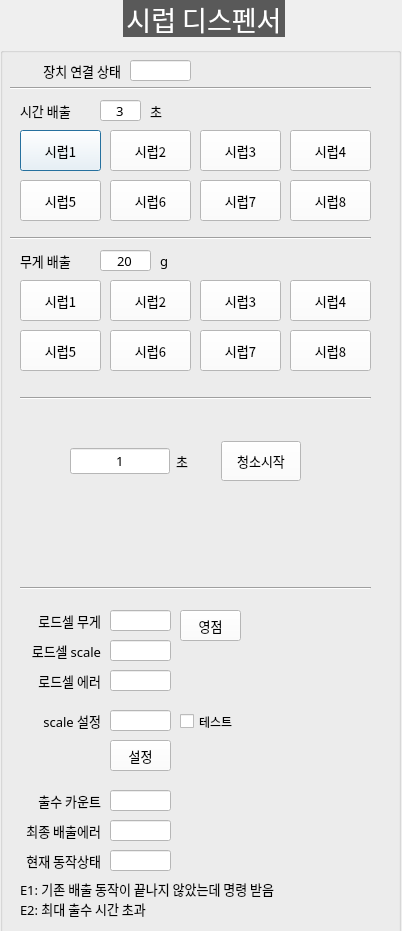
<?xml version="1.0" encoding="UTF-8"?>
<ui version="4.0">
 <class>DialogSyrup</class>
 <widget class="QDialog" name="DialogSyrup">
  <property name="geometry">
   <rect>
    <x>0</x>
    <y>0</y>
    <width>402</width>
    <height>931</height>
   </rect>
  </property>
  <property name="windowTitle">
   <string>Dialog</string>
  </property>
  <widget class="QGroupBox" name="GB_SYRUP">
   <property name="geometry">
    <rect>
     <x>0</x>
     <y>0</y>
     <width>401</width>
     <height>971</height>
    </rect>
   </property>
   <property name="font">
    <font>
     <family>함초롬돋움</family>
     <pointsize>20</pointsize>
     <weight>50</weight>
     <italic>false</italic>
     <bold>false</bold>
    </font>
   </property>
   <property name="styleSheet">
    <string notr="true">QGroupBox  {
    margin-top: 10px;
	font: 20pt &quot;함초롬돋움&quot;;
}

QGroupBox::title  {
    subcontrol-origin: margin;
    subcontrol-position: top center;
    padding: 10px 8000px 10px 8000px;
    background-color: #595959;
    color: rgb(255, 255, 255);
}
QLabel {
	font: 10pt &quot;함초롬돋움&quot;;
}
QComboBox{
	font: 10pt &quot;함초롬돋움&quot;;
	background-color: #ffffff
}
QPushButton{
	font: 10pt &quot;함초롬돋움&quot;;
	background-color: #ffffff
}
QLineEdit{
	font: 10pt &quot;함초롬돋움&quot;;
	background-color: #ffffff
}



</string>
   </property>
   <property name="title">
    <string>시럽 디스펜서</string>
   </property>
   <widget class="QLineEdit" name="LE_SYRUP_CONNECTION">
    <property name="geometry">
     <rect>
      <x>130</x>
      <y>60</y>
      <width>61</width>
      <height>21</height>
     </rect>
    </property>
    <property name="font">
     <font>
      <family>함초롬돋움</family>
      <pointsize>10</pointsize>
      <weight>50</weight>
      <italic>false</italic>
      <bold>false</bold>
     </font>
    </property>
    <property name="readOnly">
     <bool>true</bool>
    </property>
   </widget>
   <widget class="QLabel" name="label_110">
    <property name="geometry">
     <rect>
      <x>20</x>
      <y>60</y>
      <width>101</width>
      <height>21</height>
     </rect>
    </property>
    <property name="font">
     <font>
      <family>함초롬돋움</family>
      <pointsize>10</pointsize>
      <weight>50</weight>
      <italic>false</italic>
      <bold>false</bold>
     </font>
    </property>
    <property name="text">
     <string>장치 연결 상태</string>
    </property>
    <property name="alignment">
     <set>Qt::AlignRight|Qt::AlignTrailing|Qt::AlignVCenter</set>
    </property>
   </widget>
   <widget class="Line" name="line_37">
    <property name="geometry">
     <rect>
      <x>10</x>
      <y>80</y>
      <width>361</width>
      <height>16</height>
     </rect>
    </property>
    <property name="font">
     <font>
      <pointsize>11</pointsize>
     </font>
    </property>
    <property name="orientation">
     <enum>Qt::Horizontal</enum>
    </property>
   </widget>
   <widget class="QPushButton" name="BTN_DISPENSE_SYRUP_BY_TIME_1">
    <property name="geometry">
     <rect>
      <x>20</x>
      <y>130</y>
      <width>81</width>
      <height>41</height>
     </rect>
    </property>
    <property name="font">
     <font>
      <family>함초롬돋움</family>
      <pointsize>10</pointsize>
      <weight>50</weight>
      <italic>false</italic>
      <bold>false</bold>
     </font>
    </property>
    <property name="text">
     <string>시럽1</string>
    </property>
   </widget>
   <widget class="Line" name="line_38">
    <property name="geometry">
     <rect>
      <x>10</x>
      <y>230</y>
      <width>361</width>
      <height>16</height>
     </rect>
    </property>
    <property name="font">
     <font>
      <pointsize>11</pointsize>
     </font>
    </property>
    <property name="orientation">
     <enum>Qt::Horizontal</enum>
    </property>
   </widget>
   <widget class="QLineEdit" name="LE_SYRUP_DISPENSE_COUNT">
    <property name="geometry">
     <rect>
      <x>110</x>
      <y>790</y>
      <width>61</width>
      <height>21</height>
     </rect>
    </property>
    <property name="font">
     <font>
      <family>함초롬돋움</family>
      <pointsize>10</pointsize>
      <weight>50</weight>
      <italic>false</italic>
      <bold>false</bold>
     </font>
    </property>
    <property name="readOnly">
     <bool>true</bool>
    </property>
   </widget>
   <widget class="QLabel" name="label_112">
    <property name="geometry">
     <rect>
      <x>30</x>
      <y>790</y>
      <width>71</width>
      <height>21</height>
     </rect>
    </property>
    <property name="font">
     <font>
      <family>함초롬돋움</family>
      <pointsize>10</pointsize>
      <weight>50</weight>
      <italic>false</italic>
      <bold>false</bold>
     </font>
    </property>
    <property name="text">
     <string>출수 카운트</string>
    </property>
    <property name="alignment">
     <set>Qt::AlignRight|Qt::AlignTrailing|Qt::AlignVCenter</set>
    </property>
   </widget>
   <widget class="QLineEdit" name="LE_LAST_DISPENSE_ERROR">
    <property name="geometry">
     <rect>
      <x>110</x>
      <y>820</y>
      <width>61</width>
      <height>21</height>
     </rect>
    </property>
    <property name="font">
     <font>
      <family>함초롬돋움</family>
      <pointsize>10</pointsize>
      <weight>50</weight>
      <italic>false</italic>
      <bold>false</bold>
     </font>
    </property>
    <property name="readOnly">
     <bool>true</bool>
    </property>
   </widget>
   <widget class="QLabel" name="label_113">
    <property name="geometry">
     <rect>
      <x>20</x>
      <y>820</y>
      <width>81</width>
      <height>21</height>
     </rect>
    </property>
    <property name="font">
     <font>
      <family>함초롬돋움</family>
      <pointsize>10</pointsize>
      <weight>50</weight>
      <italic>false</italic>
      <bold>false</bold>
     </font>
    </property>
    <property name="text">
     <string>최종 배출에러</string>
    </property>
    <property name="alignment">
     <set>Qt::AlignRight|Qt::AlignTrailing|Qt::AlignVCenter</set>
    </property>
   </widget>
   <widget class="QLabel" name="label_114">
    <property name="geometry">
     <rect>
      <x>20</x>
      <y>850</y>
      <width>81</width>
      <height>21</height>
     </rect>
    </property>
    <property name="font">
     <font>
      <family>함초롬돋움</family>
      <pointsize>10</pointsize>
      <weight>50</weight>
      <italic>false</italic>
      <bold>false</bold>
     </font>
    </property>
    <property name="text">
     <string>현재 동작상태</string>
    </property>
    <property name="alignment">
     <set>Qt::AlignRight|Qt::AlignTrailing|Qt::AlignVCenter</set>
    </property>
   </widget>
   <widget class="QLineEdit" name="LE_OP_STATE">
    <property name="geometry">
     <rect>
      <x>110</x>
      <y>850</y>
      <width>61</width>
      <height>21</height>
     </rect>
    </property>
    <property name="font">
     <font>
      <family>함초롬돋움</family>
      <pointsize>10</pointsize>
      <weight>50</weight>
      <italic>false</italic>
      <bold>false</bold>
     </font>
    </property>
    <property name="readOnly">
     <bool>true</bool>
    </property>
   </widget>
   <widget class="QLabel" name="label">
    <property name="geometry">
     <rect>
      <x>20</x>
      <y>880</y>
      <width>311</width>
      <height>17</height>
     </rect>
    </property>
    <property name="font">
     <font>
      <family>함초롬돋움</family>
      <pointsize>10</pointsize>
      <weight>50</weight>
      <italic>false</italic>
      <bold>false</bold>
     </font>
    </property>
    <property name="text">
     <string>E1: 기존 배출 동작이 끝나지 않았는데 명령 받음</string>
    </property>
   </widget>
   <widget class="QLabel" name="label_2">
    <property name="geometry">
     <rect>
      <x>20</x>
      <y>900</y>
      <width>311</width>
      <height>17</height>
     </rect>
    </property>
    <property name="font">
     <font>
      <family>함초롬돋움</family>
      <pointsize>10</pointsize>
      <weight>50</weight>
      <italic>false</italic>
      <bold>false</bold>
     </font>
    </property>
    <property name="text">
     <string>E2: 최대 출수 시간 초과</string>
    </property>
   </widget>
   <widget class="QPushButton" name="BTN_DISPENSE_SYRUP_BY_WEIGHT_1">
    <property name="geometry">
     <rect>
      <x>20</x>
      <y>280</y>
      <width>81</width>
      <height>41</height>
     </rect>
    </property>
    <property name="font">
     <font>
      <family>함초롬돋움</family>
      <pointsize>10</pointsize>
      <weight>50</weight>
      <italic>false</italic>
      <bold>false</bold>
     </font>
    </property>
    <property name="text">
     <string>시럽1</string>
    </property>
   </widget>
   <widget class="QLabel" name="label_22">
    <property name="geometry">
     <rect>
      <x>150</x>
      <y>100</y>
      <width>21</width>
      <height>21</height>
     </rect>
    </property>
    <property name="font">
     <font>
      <family>함초롬돋움</family>
      <pointsize>10</pointsize>
      <weight>50</weight>
      <italic>false</italic>
      <bold>false</bold>
     </font>
    </property>
    <property name="text">
     <string>초</string>
    </property>
   </widget>
   <widget class="QLineEdit" name="LE_SYRUP_OUT_TIME">
    <property name="geometry">
     <rect>
      <x>100</x>
      <y>100</y>
      <width>41</width>
      <height>21</height>
     </rect>
    </property>
    <property name="font">
     <font>
      <family>함초롬돋움</family>
      <pointsize>10</pointsize>
      <weight>50</weight>
      <italic>false</italic>
      <bold>false</bold>
     </font>
    </property>
    <property name="text">
     <string>3</string>
    </property>
    <property name="alignment">
     <set>Qt::AlignCenter</set>
    </property>
   </widget>
   <widget class="QLabel" name="label_116">
    <property name="geometry">
     <rect>
      <x>20</x>
      <y>610</y>
      <width>81</width>
      <height>21</height>
     </rect>
    </property>
    <property name="font">
     <font>
      <family>함초롬돋움</family>
      <pointsize>10</pointsize>
      <weight>50</weight>
      <italic>false</italic>
      <bold>false</bold>
     </font>
    </property>
    <property name="text">
     <string>로드셀 무게</string>
    </property>
    <property name="alignment">
     <set>Qt::AlignRight|Qt::AlignTrailing|Qt::AlignVCenter</set>
    </property>
   </widget>
   <widget class="QLabel" name="label_117">
    <property name="geometry">
     <rect>
      <x>20</x>
      <y>640</y>
      <width>81</width>
      <height>21</height>
     </rect>
    </property>
    <property name="font">
     <font>
      <family>함초롬돋움</family>
      <pointsize>10</pointsize>
      <weight>50</weight>
      <italic>false</italic>
      <bold>false</bold>
     </font>
    </property>
    <property name="text">
     <string>로드셀 scale</string>
    </property>
    <property name="alignment">
     <set>Qt::AlignRight|Qt::AlignTrailing|Qt::AlignVCenter</set>
    </property>
   </widget>
   <widget class="QLabel" name="label_118">
    <property name="geometry">
     <rect>
      <x>20</x>
      <y>670</y>
      <width>81</width>
      <height>21</height>
     </rect>
    </property>
    <property name="font">
     <font>
      <family>함초롬돋움</family>
      <pointsize>10</pointsize>
      <weight>50</weight>
      <italic>false</italic>
      <bold>false</bold>
     </font>
    </property>
    <property name="text">
     <string>로드셀 에러</string>
    </property>
    <property name="alignment">
     <set>Qt::AlignRight|Qt::AlignTrailing|Qt::AlignVCenter</set>
    </property>
   </widget>
   <widget class="QLineEdit" name="LE_LOADCELL_WEIGHT">
    <property name="geometry">
     <rect>
      <x>110</x>
      <y>610</y>
      <width>61</width>
      <height>21</height>
     </rect>
    </property>
    <property name="font">
     <font>
      <family>함초롬돋움</family>
      <pointsize>10</pointsize>
      <weight>50</weight>
      <italic>false</italic>
      <bold>false</bold>
     </font>
    </property>
    <property name="readOnly">
     <bool>true</bool>
    </property>
   </widget>
   <widget class="QLineEdit" name="LE_LOADCELL_SCALE">
    <property name="geometry">
     <rect>
      <x>110</x>
      <y>640</y>
      <width>61</width>
      <height>21</height>
     </rect>
    </property>
    <property name="font">
     <font>
      <family>함초롬돋움</family>
      <pointsize>10</pointsize>
      <weight>50</weight>
      <italic>false</italic>
      <bold>false</bold>
     </font>
    </property>
    <property name="readOnly">
     <bool>true</bool>
    </property>
   </widget>
   <widget class="QLineEdit" name="LE_LOADCELL_ERROR">
    <property name="geometry">
     <rect>
      <x>110</x>
      <y>670</y>
      <width>61</width>
      <height>21</height>
     </rect>
    </property>
    <property name="font">
     <font>
      <family>함초롬돋움</family>
      <pointsize>10</pointsize>
      <weight>50</weight>
      <italic>false</italic>
      <bold>false</bold>
     </font>
    </property>
    <property name="readOnly">
     <bool>true</bool>
    </property>
   </widget>
   <widget class="QLabel" name="label_119">
    <property name="geometry">
     <rect>
      <x>20</x>
      <y>710</y>
      <width>81</width>
      <height>21</height>
     </rect>
    </property>
    <property name="font">
     <font>
      <family>함초롬돋움</family>
      <pointsize>10</pointsize>
      <weight>50</weight>
      <italic>false</italic>
      <bold>false</bold>
     </font>
    </property>
    <property name="text">
     <string>scale 설정</string>
    </property>
    <property name="alignment">
     <set>Qt::AlignRight|Qt::AlignTrailing|Qt::AlignVCenter</set>
    </property>
   </widget>
   <widget class="QLineEdit" name="LE_LOADCELL_SET_SCALE">
    <property name="geometry">
     <rect>
      <x>110</x>
      <y>710</y>
      <width>61</width>
      <height>21</height>
     </rect>
    </property>
    <property name="font">
     <font>
      <family>함초롬돋움</family>
      <pointsize>10</pointsize>
      <weight>50</weight>
      <italic>false</italic>
      <bold>false</bold>
     </font>
    </property>
    <property name="readOnly">
     <bool>false</bool>
    </property>
   </widget>
   <widget class="QPushButton" name="BTN_SET_SCALE">
    <property name="geometry">
     <rect>
      <x>110</x>
      <y>740</y>
      <width>61</width>
      <height>31</height>
     </rect>
    </property>
    <property name="font">
     <font>
      <family>함초롬돋움</family>
      <pointsize>10</pointsize>
      <weight>50</weight>
      <italic>false</italic>
      <bold>false</bold>
     </font>
    </property>
    <property name="text">
     <string>설정</string>
    </property>
   </widget>
   <widget class="QPushButton" name="BTN_TARE">
    <property name="geometry">
     <rect>
      <x>180</x>
      <y>610</y>
      <width>61</width>
      <height>31</height>
     </rect>
    </property>
    <property name="font">
     <font>
      <family>함초롬돋움</family>
      <pointsize>10</pointsize>
      <weight>50</weight>
      <italic>false</italic>
      <bold>false</bold>
     </font>
    </property>
    <property name="text">
     <string>영점</string>
    </property>
   </widget>
   <widget class="QLineEdit" name="LE_SYRUP_OUT_WEIGHT">
    <property name="geometry">
     <rect>
      <x>100</x>
      <y>250</y>
      <width>51</width>
      <height>21</height>
     </rect>
    </property>
    <property name="font">
     <font>
      <family>함초롬돋움</family>
      <pointsize>10</pointsize>
      <weight>50</weight>
      <italic>false</italic>
      <bold>false</bold>
     </font>
    </property>
    <property name="text">
     <string>20</string>
    </property>
    <property name="alignment">
     <set>Qt::AlignCenter</set>
    </property>
   </widget>
   <widget class="QLabel" name="label_27">
    <property name="geometry">
     <rect>
      <x>160</x>
      <y>250</y>
      <width>21</width>
      <height>21</height>
     </rect>
    </property>
    <property name="font">
     <font>
      <family>함초롬돋움</family>
      <pointsize>10</pointsize>
      <weight>50</weight>
      <italic>false</italic>
      <bold>false</bold>
     </font>
    </property>
    <property name="text">
     <string>g</string>
    </property>
   </widget>
   <widget class="QPushButton" name="BTN_DISPENSE_SYRUP_BY_TIME_2">
    <property name="geometry">
     <rect>
      <x>110</x>
      <y>130</y>
      <width>81</width>
      <height>41</height>
     </rect>
    </property>
    <property name="font">
     <font>
      <family>함초롬돋움</family>
      <pointsize>10</pointsize>
      <weight>50</weight>
      <italic>false</italic>
      <bold>false</bold>
     </font>
    </property>
    <property name="text">
     <string>시럽2</string>
    </property>
   </widget>
   <widget class="QPushButton" name="BTN_DISPENSE_SYRUP_BY_TIME_3">
    <property name="geometry">
     <rect>
      <x>200</x>
      <y>130</y>
      <width>81</width>
      <height>41</height>
     </rect>
    </property>
    <property name="font">
     <font>
      <family>함초롬돋움</family>
      <pointsize>10</pointsize>
      <weight>50</weight>
      <italic>false</italic>
      <bold>false</bold>
     </font>
    </property>
    <property name="text">
     <string>시럽3</string>
    </property>
   </widget>
   <widget class="QPushButton" name="BTN_DISPENSE_SYRUP_BY_TIME_4">
    <property name="geometry">
     <rect>
      <x>290</x>
      <y>130</y>
      <width>81</width>
      <height>41</height>
     </rect>
    </property>
    <property name="font">
     <font>
      <family>함초롬돋움</family>
      <pointsize>10</pointsize>
      <weight>50</weight>
      <italic>false</italic>
      <bold>false</bold>
     </font>
    </property>
    <property name="text">
     <string>시럽4</string>
    </property>
   </widget>
   <widget class="QPushButton" name="BTN_DISPENSE_SYRUP_BY_TIME_5">
    <property name="enabled">
     <bool>true</bool>
    </property>
    <property name="geometry">
     <rect>
      <x>20</x>
      <y>180</y>
      <width>81</width>
      <height>41</height>
     </rect>
    </property>
    <property name="font">
     <font>
      <family>함초롬돋움</family>
      <pointsize>10</pointsize>
      <weight>50</weight>
      <italic>false</italic>
      <bold>false</bold>
     </font>
    </property>
    <property name="text">
     <string>시럽5</string>
    </property>
   </widget>
   <widget class="QPushButton" name="BTN_DISPENSE_SYRUP_BY_TIME_6">
    <property name="geometry">
     <rect>
      <x>110</x>
      <y>180</y>
      <width>81</width>
      <height>41</height>
     </rect>
    </property>
    <property name="font">
     <font>
      <family>함초롬돋움</family>
      <pointsize>10</pointsize>
      <weight>50</weight>
      <italic>false</italic>
      <bold>false</bold>
     </font>
    </property>
    <property name="text">
     <string>시럽6</string>
    </property>
   </widget>
   <widget class="QPushButton" name="BTN_DISPENSE_SYRUP_BY_TIME_7">
    <property name="enabled">
     <bool>true</bool>
    </property>
    <property name="geometry">
     <rect>
      <x>200</x>
      <y>180</y>
      <width>81</width>
      <height>41</height>
     </rect>
    </property>
    <property name="font">
     <font>
      <family>함초롬돋움</family>
      <pointsize>10</pointsize>
      <weight>50</weight>
      <italic>false</italic>
      <bold>false</bold>
     </font>
    </property>
    <property name="text">
     <string>시럽7</string>
    </property>
   </widget>
   <widget class="QPushButton" name="BTN_DISPENSE_SYRUP_BY_TIME_8">
    <property name="enabled">
     <bool>true</bool>
    </property>
    <property name="geometry">
     <rect>
      <x>290</x>
      <y>180</y>
      <width>81</width>
      <height>41</height>
     </rect>
    </property>
    <property name="font">
     <font>
      <family>함초롬돋움</family>
      <pointsize>10</pointsize>
      <weight>50</weight>
      <italic>false</italic>
      <bold>false</bold>
     </font>
    </property>
    <property name="text">
     <string>시럽8</string>
    </property>
   </widget>
   <widget class="QLabel" name="label_111">
    <property name="geometry">
     <rect>
      <x>20</x>
      <y>100</y>
      <width>81</width>
      <height>21</height>
     </rect>
    </property>
    <property name="font">
     <font>
      <family>함초롬돋움</family>
      <pointsize>10</pointsize>
      <weight>50</weight>
      <italic>false</italic>
      <bold>false</bold>
     </font>
    </property>
    <property name="text">
     <string>시간 배출</string>
    </property>
    <property name="alignment">
     <set>Qt::AlignLeading|Qt::AlignLeft|Qt::AlignVCenter</set>
    </property>
   </widget>
   <widget class="QLabel" name="label_121">
    <property name="geometry">
     <rect>
      <x>20</x>
      <y>250</y>
      <width>81</width>
      <height>21</height>
     </rect>
    </property>
    <property name="font">
     <font>
      <family>함초롬돋움</family>
      <pointsize>10</pointsize>
      <weight>50</weight>
      <italic>false</italic>
      <bold>false</bold>
     </font>
    </property>
    <property name="text">
     <string>무게 배출</string>
    </property>
    <property name="alignment">
     <set>Qt::AlignLeading|Qt::AlignLeft|Qt::AlignVCenter</set>
    </property>
   </widget>
   <widget class="QPushButton" name="BTN_DISPENSE_SYRUP_BY_WEIGHT_2">
    <property name="geometry">
     <rect>
      <x>110</x>
      <y>280</y>
      <width>81</width>
      <height>41</height>
     </rect>
    </property>
    <property name="font">
     <font>
      <family>함초롬돋움</family>
      <pointsize>10</pointsize>
      <weight>50</weight>
      <italic>false</italic>
      <bold>false</bold>
     </font>
    </property>
    <property name="text">
     <string>시럽2</string>
    </property>
   </widget>
   <widget class="QPushButton" name="BTN_DISPENSE_SYRUP_BY_WEIGHT_3">
    <property name="geometry">
     <rect>
      <x>200</x>
      <y>280</y>
      <width>81</width>
      <height>41</height>
     </rect>
    </property>
    <property name="font">
     <font>
      <family>함초롬돋움</family>
      <pointsize>10</pointsize>
      <weight>50</weight>
      <italic>false</italic>
      <bold>false</bold>
     </font>
    </property>
    <property name="text">
     <string>시럽3</string>
    </property>
   </widget>
   <widget class="QPushButton" name="BTN_DISPENSE_SYRUP_BY_WEIGHT_4">
    <property name="geometry">
     <rect>
      <x>290</x>
      <y>280</y>
      <width>81</width>
      <height>41</height>
     </rect>
    </property>
    <property name="font">
     <font>
      <family>함초롬돋움</family>
      <pointsize>10</pointsize>
      <weight>50</weight>
      <italic>false</italic>
      <bold>false</bold>
     </font>
    </property>
    <property name="text">
     <string>시럽4</string>
    </property>
   </widget>
   <widget class="QPushButton" name="BTN_DISPENSE_SYRUP_BY_WEIGHT_5">
    <property name="enabled">
     <bool>true</bool>
    </property>
    <property name="geometry">
     <rect>
      <x>20</x>
      <y>330</y>
      <width>81</width>
      <height>41</height>
     </rect>
    </property>
    <property name="font">
     <font>
      <family>함초롬돋움</family>
      <pointsize>10</pointsize>
      <weight>50</weight>
      <italic>false</italic>
      <bold>false</bold>
     </font>
    </property>
    <property name="text">
     <string>시럽5</string>
    </property>
   </widget>
   <widget class="QPushButton" name="BTN_DISPENSE_SYRUP_BY_WEIGHT_6">
    <property name="geometry">
     <rect>
      <x>110</x>
      <y>330</y>
      <width>81</width>
      <height>41</height>
     </rect>
    </property>
    <property name="font">
     <font>
      <family>함초롬돋움</family>
      <pointsize>10</pointsize>
      <weight>50</weight>
      <italic>false</italic>
      <bold>false</bold>
     </font>
    </property>
    <property name="text">
     <string>시럽6</string>
    </property>
   </widget>
   <widget class="QPushButton" name="BTN_DISPENSE_SYRUP_BY_WEIGHT_7">
    <property name="enabled">
     <bool>true</bool>
    </property>
    <property name="geometry">
     <rect>
      <x>200</x>
      <y>330</y>
      <width>81</width>
      <height>41</height>
     </rect>
    </property>
    <property name="font">
     <font>
      <family>함초롬돋움</family>
      <pointsize>10</pointsize>
      <weight>50</weight>
      <italic>false</italic>
      <bold>false</bold>
     </font>
    </property>
    <property name="text">
     <string>시럽7</string>
    </property>
   </widget>
   <widget class="QPushButton" name="BTN_DISPENSE_SYRUP_BY_WEIGHT_8">
    <property name="enabled">
     <bool>true</bool>
    </property>
    <property name="geometry">
     <rect>
      <x>290</x>
      <y>330</y>
      <width>81</width>
      <height>41</height>
     </rect>
    </property>
    <property name="font">
     <font>
      <family>함초롬돋움</family>
      <pointsize>10</pointsize>
      <weight>50</weight>
      <italic>false</italic>
      <bold>false</bold>
     </font>
    </property>
    <property name="text">
     <string>시럽8</string>
    </property>
   </widget>
   <widget class="Line" name="line_39">
    <property name="geometry">
     <rect>
      <x>20</x>
      <y>580</y>
      <width>351</width>
      <height>16</height>
     </rect>
    </property>
    <property name="font">
     <font>
      <pointsize>11</pointsize>
     </font>
    </property>
    <property name="orientation">
     <enum>Qt::Horizontal</enum>
    </property>
   </widget>
   <widget class="QCheckBox" name="CB_SCALE_TEST">
    <property name="geometry">
     <rect>
      <x>180</x>
      <y>710</y>
      <width>81</width>
      <height>23</height>
     </rect>
    </property>
    <property name="text">
     <string>테스트</string>
    </property>
   </widget>
   <widget class="Line" name="line_40">
    <property name="geometry">
     <rect>
      <x>20</x>
      <y>390</y>
      <width>351</width>
      <height>16</height>
     </rect>
    </property>
    <property name="font">
     <font>
      <pointsize>11</pointsize>
     </font>
    </property>
    <property name="orientation">
     <enum>Qt::Horizontal</enum>
    </property>
   </widget>
   <widget class="QWidget" name="layoutWidget">
    <property name="geometry">
     <rect>
      <x>70</x>
      <y>440</y>
      <width>231</width>
      <height>42</height>
     </rect>
    </property>
    <layout class="QHBoxLayout" name="horizontalLayout">
     <item>
      <widget class="QLineEdit" name="LE_SYRUP_OUT_TIME_2">
       <property name="maximumSize">
        <size>
         <width>100</width>
         <height>16777215</height>
        </size>
       </property>
       <property name="font">
        <font>
         <family>함초롬돋움</family>
         <pointsize>10</pointsize>
         <weight>50</weight>
         <italic>false</italic>
         <bold>false</bold>
        </font>
       </property>
       <property name="text">
        <string>1</string>
       </property>
       <property name="alignment">
        <set>Qt::AlignCenter</set>
       </property>
      </widget>
     </item>
     <item>
      <widget class="QLabel" name="label_23">
       <property name="font">
        <font>
         <family>함초롬돋움</family>
         <pointsize>10</pointsize>
         <weight>50</weight>
         <italic>false</italic>
         <bold>false</bold>
        </font>
       </property>
       <property name="text">
        <string>초</string>
       </property>
      </widget>
     </item>
     <item>
      <widget class="QPushButton" name="BTN_CLEANING">
       <property name="minimumSize">
        <size>
         <width>0</width>
         <height>40</height>
        </size>
       </property>
       <property name="font">
        <font>
         <family>함초롬돋움</family>
         <pointsize>10</pointsize>
         <weight>50</weight>
         <italic>false</italic>
         <bold>false</bold>
        </font>
       </property>
       <property name="text">
        <string>청소시작</string>
       </property>
      </widget>
     </item>
    </layout>
   </widget>
   <zorder>BTN_DISPENSE_SYRUP_BY_WEIGHT_4</zorder>
   <zorder>LE_SYRUP_CONNECTION</zorder>
   <zorder>label_110</zorder>
   <zorder>line_37</zorder>
   <zorder>BTN_DISPENSE_SYRUP_BY_TIME_1</zorder>
   <zorder>line_38</zorder>
   <zorder>LE_SYRUP_DISPENSE_COUNT</zorder>
   <zorder>label_112</zorder>
   <zorder>LE_LAST_DISPENSE_ERROR</zorder>
   <zorder>label_113</zorder>
   <zorder>label_114</zorder>
   <zorder>LE_OP_STATE</zorder>
   <zorder>label</zorder>
   <zorder>label_2</zorder>
   <zorder>BTN_DISPENSE_SYRUP_BY_WEIGHT_1</zorder>
   <zorder>label_22</zorder>
   <zorder>LE_SYRUP_OUT_TIME</zorder>
   <zorder>label_116</zorder>
   <zorder>label_117</zorder>
   <zorder>label_118</zorder>
   <zorder>LE_LOADCELL_WEIGHT</zorder>
   <zorder>LE_LOADCELL_SCALE</zorder>
   <zorder>LE_LOADCELL_ERROR</zorder>
   <zorder>label_119</zorder>
   <zorder>LE_LOADCELL_SET_SCALE</zorder>
   <zorder>BTN_SET_SCALE</zorder>
   <zorder>BTN_TARE</zorder>
   <zorder>LE_SYRUP_OUT_WEIGHT</zorder>
   <zorder>label_27</zorder>
   <zorder>BTN_DISPENSE_SYRUP_BY_TIME_2</zorder>
   <zorder>BTN_DISPENSE_SYRUP_BY_TIME_3</zorder>
   <zorder>BTN_DISPENSE_SYRUP_BY_TIME_4</zorder>
   <zorder>BTN_DISPENSE_SYRUP_BY_TIME_5</zorder>
   <zorder>BTN_DISPENSE_SYRUP_BY_TIME_6</zorder>
   <zorder>BTN_DISPENSE_SYRUP_BY_TIME_7</zorder>
   <zorder>BTN_DISPENSE_SYRUP_BY_TIME_8</zorder>
   <zorder>label_111</zorder>
   <zorder>label_121</zorder>
   <zorder>BTN_DISPENSE_SYRUP_BY_WEIGHT_2</zorder>
   <zorder>BTN_DISPENSE_SYRUP_BY_WEIGHT_3</zorder>
   <zorder>BTN_DISPENSE_SYRUP_BY_WEIGHT_5</zorder>
   <zorder>BTN_DISPENSE_SYRUP_BY_WEIGHT_6</zorder>
   <zorder>BTN_DISPENSE_SYRUP_BY_WEIGHT_7</zorder>
   <zorder>BTN_DISPENSE_SYRUP_BY_WEIGHT_8</zorder>
   <zorder>line_39</zorder>
   <zorder>CB_SCALE_TEST</zorder>
   <zorder>line_40</zorder>
   <zorder>layoutWidget</zorder>
  </widget>
 </widget>
 <resources/>
 <connections/>
</ui>
